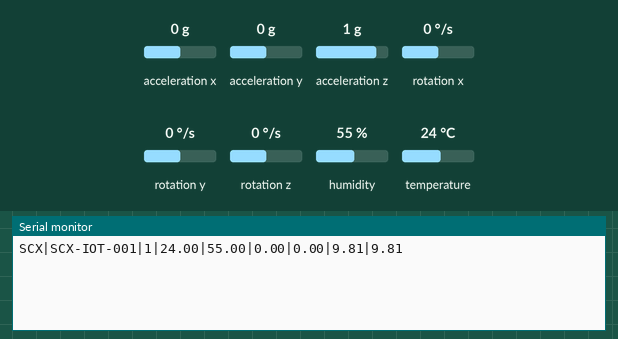
Simulated run of this sketch. Board: Arduino Uno, built with avr-gcc and run on an emulated ATmega328P. Parts: the last lines printed to the serial monitor. Inputs (shaded band) come from the test bench; at power-on: acceleration x 0 g, humidity 55 %, acceleration y 0 g, temperature 24 °C, acceleration z 1 g, rotation x 0 °/s, rotation y 0 °/s, rotation z 0 °/s.

Above: at 2.2 s.
2.3 s: acceleration x set to -1.4 g
At 3.4 s:
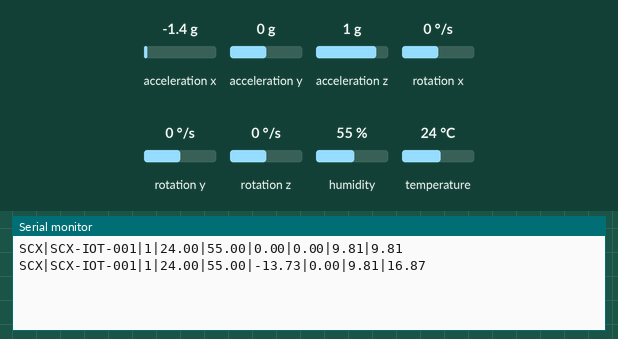
3.8 s: humidity set to 22 %
At 5.2 s:
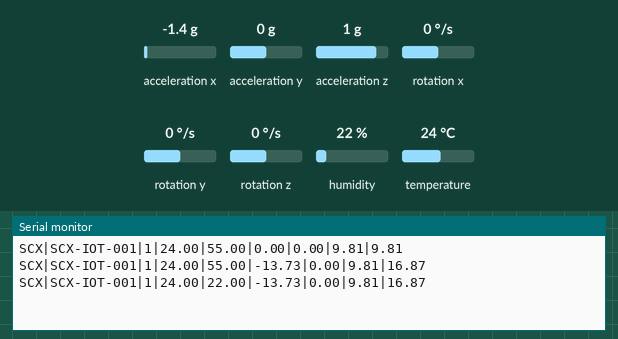
5.3 s: acceleration y set to -1.4 g
6.8 s: temperature set to 12 °C
At 7.7 s:
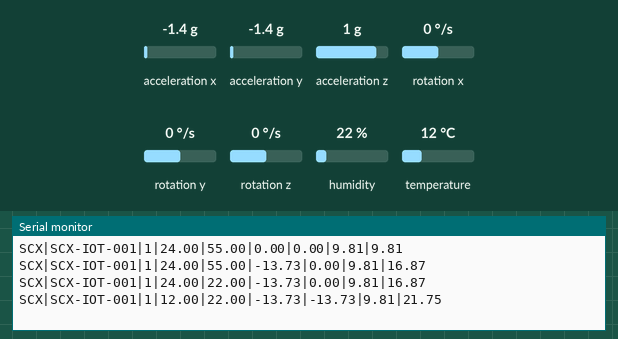
8.3 s: acceleration z set to -1.4 g
At 9.6 s:
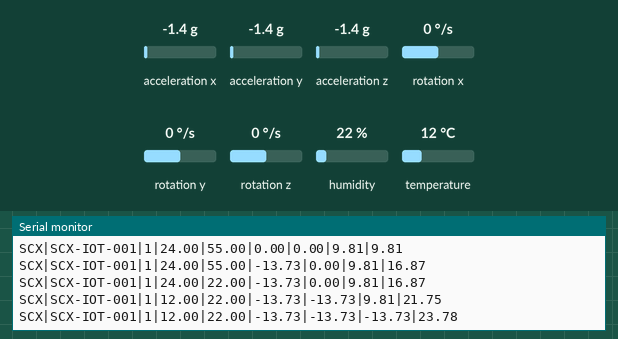
9.8 s: humidity set to 40 %
At 11.9 s:
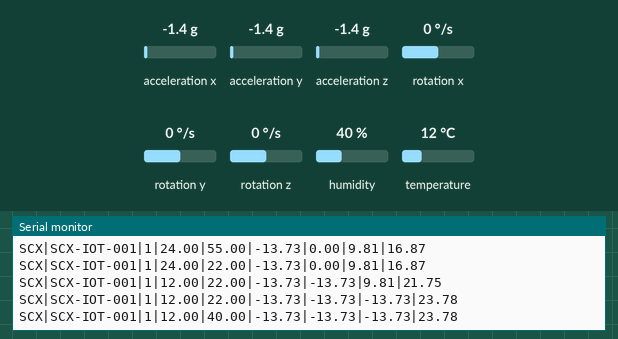
Timing chart, 0 to 12.3 s (numbered marks = the images above; inputs shaded):
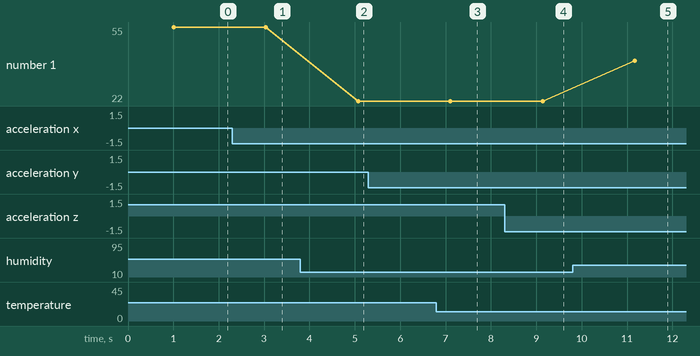

Measured:
- after the input at 2.3 s, the serial monitor: prints a new line after 0.74 s (image 1)
- after the input at 3.8 s, the serial monitor: prints a new line after 1.3 s (image 2)
- after the input at 6.8 s, the serial monitor: prints a new line after 0.31 s (image 3)
- after the input at 8.3 s, the serial monitor: prints a new line after 0.84 s (image 4)
- after the input at 9.8 s, the serial monitor: prints a new line after 1.4 s (image 5)
- plotted number 1: 55 → 22 after the input at 3.8 s, 22 → 40 after the input at 9.8 s

The sketch:

main.ino
```cpp
#include <Arduino.h>
#include <Wire.h>
#include <math.h>
#include <DHT.h>
#include <MPU9250_asukiaaa.h>

#define DHT_PIN 2
#define DHT_TYPE DHT22
#define SERIAL_BAUD 9600
#define SAMPLE_INTERVAL_MS 2000UL

const float STANDARD_GRAVITY = 9.80665f;
const char* DEVICE_UID = "SCX-IOT-001";
const char* PRODUCT_UNIT_ID = "1";

DHT dht(DHT_PIN, DHT_TYPE);
MPU9250_asukiaaa mpu;
unsigned long lastSampleAt = 0;

void printReading(float temperature, float humidity, float ax, float ay, float az) {
  float magnitude = sqrt((ax * ax) + (ay * ay) + (az * az));

  Serial.print("SCX|");
  Serial.print(DEVICE_UID);
  Serial.print("|");
  Serial.print(PRODUCT_UNIT_ID);
  Serial.print("|");
  Serial.print(temperature, 2);
  Serial.print("|");
  Serial.print(humidity, 2);
  Serial.print("|");
  Serial.print(ax, 2);
  Serial.print("|");
  Serial.print(ay, 2);
  Serial.print("|");
  Serial.print(az, 2);
  Serial.print("|");
  Serial.println(magnitude, 2);
}

void setup() {
  Serial.begin(SERIAL_BAUD);
  dht.begin();
  Wire.begin();
  mpu.setWire(&Wire);
  mpu.beginAccel();
  mpu.beginGyro();
  mpu.beginMag();
  delay(1000);
}

void loop() {
  float temperature = dht.readTemperature();
  float humidity = dht.readHumidity();

  if (isnan(temperature)) temperature = 22.0f;
  if (isnan(humidity)) humidity = 45.0f;

  float ax = 0.0f;
  float ay = 0.0f;
  float az = STANDARD_GRAVITY;

  if (mpu.accelUpdate() == 0) {
    ax = mpu.accelX() * STANDARD_GRAVITY;
    ay = mpu.accelY() * STANDARD_GRAVITY;
    az = mpu.accelZ() * STANDARD_GRAVITY;
  }

  unsigned long now = millis();
  if (now - lastSampleAt >= SAMPLE_INTERVAL_MS || lastSampleAt == 0) {
    printReading(temperature, humidity, ax, ay, az);
    lastSampleAt = now;
  }

  delay(50);
}
```
